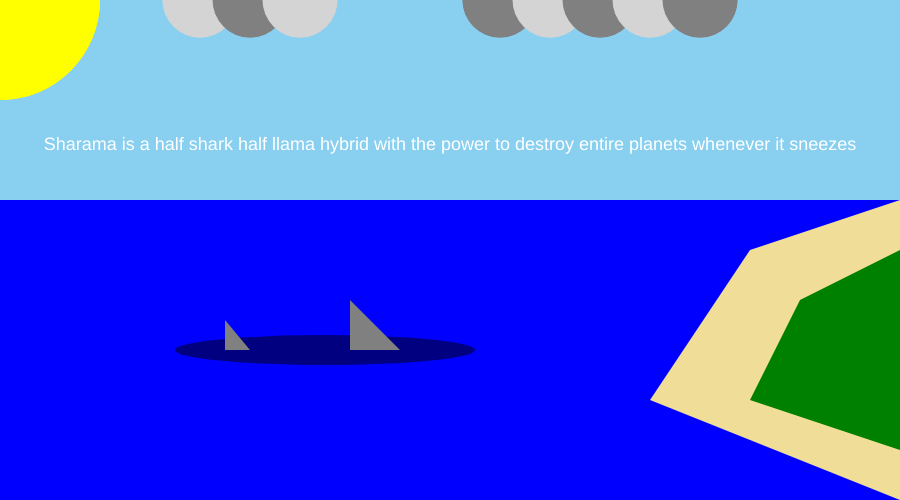
Frame 1 (no input)
Frame 60 (no input): identical to frame 1, image omitted
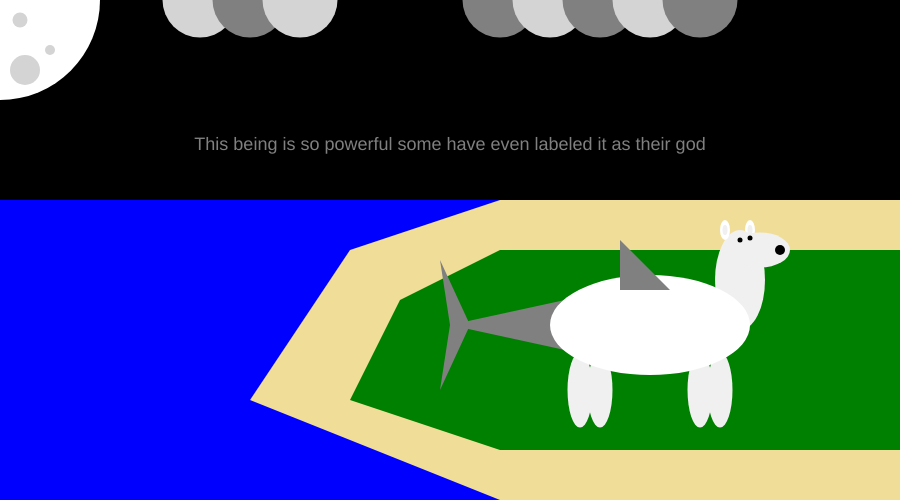
Frame 120 (the mouse pressed at the canvas centre since frame 60)

The p5.js sketch that drew these frames (run headless with seeded random() and noise() and a simulated clock; from frame 60 on, the mouse is pressed at the canvas centre):

// p5.js sketch
// ── sketch.js
function setup() {
  createCanvas(900, 500);
  textAlign(CENTER);
  noStroke()
}

function draw() {
  background('#89cff0');
  fill('white')
  textSize(18);
  text("Sharama is a half shark half llama hybrid with the power to destroy entire planets whenever it sneezes", 450, 150)

  fill('blue')
  rect(0, 200, 900, 400)

  fill('yellow')
  ellipse(0, 0, 200, 200)

  fill('#d4d4d4')
  ellipse(200, 0, 75, 75)

  fill('grey')
  ellipse(250, 0, 75, 75)

  fill('#d4d4d4')
  ellipse(300, 0, 75, 75)

  fill('grey')
  ellipse(500, 0, 75, 75)

  fill('#d4d4d4')
  ellipse(550, 0, 75, 75)

  fill('grey')
  ellipse(600, 0, 75, 75)

  fill('#d4d4d4')
  ellipse(650, 0, 75, 75)

  fill('grey')
  ellipse(700, 0, 75, 75)

  fill('#f0dd97')
  quad(650, 400, 750, 250, 900, 200, 900, 500)

  fill('green')
  quad(750, 400, 800, 300, 900, 250, 900, 450)

  fill('navy')
  ellipse(325, 350, 300, 30)

  fill('grey')
  triangle(350, 350, 350, 300, 400, 350)

  push()
    fill('grey')
  translate(-25, 0)
  triangle(250, 350, 250, 320, 275, 350)
  pop()

  if (mouseIsPressed) {

  background('black');


  textSize(18);
  text("This being is so powerful some have even labeled it as their god", 450, 150)

  fill('blue')
  rect(0, 200, 900, 400)

  fill('white')
  ellipse(0, 0, 200, 200)

  fill('#d4d4d4')
  ellipse(20, 20, 15, 15)

      fill('#d4d4d4')
  ellipse(25, 70, 30, 30)

    fill('#d4d4d4')
  ellipse(50, 50, 10, 10)

  fill('#d4d4d4')
  ellipse(200, 0, 75, 75)

  fill('grey')
  ellipse(250, 0, 75, 75)

  fill('#d4d4d4')
  ellipse(300, 0, 75, 75)

  fill('grey')
  ellipse(500, 0, 75, 75)

  fill('#d4d4d4')
  ellipse(550, 0, 75, 75)

  fill('grey')
  ellipse(600, 0, 75, 75)

  fill('#d4d4d4')
  ellipse(650, 0, 75, 75)

  fill('grey')
  ellipse(700, 0, 75, 75)

  fill('#f0dd97')
  quad(250, 400, 350, 250, 500, 200, 500, 500)
  rect(500, 200, 500, 450)

  fill('green')
  quad(350, 400, 400, 300, 500, 250, 500, 450)
  rect(500, 250, 500, 200)

  fill('white')
  fill(255)
  ellipse(750, 230, 10, 20)
  fill(240)
  ellipse(580, 390, 25, 75)
  ellipse(600, 390, 25, 75)
  ellipse(700, 390, 25, 75)
  fill(240)
  ellipse(720, 390, 25, 75)
  ellipse(740, 280, 50, 100)
  ellipse(760, 250, 60, 35)
  fill(255)
  ellipse(725, 230, 10, 20)
  fill(240)
  ellipse(725, 230, 5, 10)
  ellipse(750, 230, 5, 10)
  ellipse(760, 250, 50, 25)
  fill(0)
  ellipse(740, 240, 5, 5)
  ellipse(750, 238, 5, 5)
  ellipse(780, 250, 10, 10)
  fill('grey')
  triangle(565, 300, 565, 350, 450, 325)
  triangle(450, 325, 440, 390, 470, 325)
  triangle(450, 325, 440, 260, 470, 325)
  fill('white')
  ellipse(650, 325, 200, 100)



  push()
    fill('grey')
  translate(270, -60)
  triangle(350, 350, 350, 300, 400, 350)
  pop()
  }
  else {
      fill('blue')
  rect(0, 200, 900, 400)

  fill('yellow')
  ellipse(0, 0, 200, 200)

  fill('#d4d4d4')
  ellipse(200, 0, 75, 75)

  fill('grey')
  ellipse(250, 0, 75, 75)

  fill('#d4d4d4')
  ellipse(300, 0, 75, 75)

  fill('grey')
  ellipse(500, 0, 75, 75)

  fill('#d4d4d4')
  ellipse(550, 0, 75, 75)

  fill('grey')
  ellipse(600, 0, 75, 75)

  fill('#d4d4d4')
  ellipse(650, 0, 75, 75)

  fill('grey')
  ellipse(700, 0, 75, 75)

  fill('#f0dd97')
  quad(650, 400, 750, 250, 900, 200, 900, 500)

  fill('green')
  quad(750, 400, 800, 300, 900, 250, 900, 450)

  fill('navy')
  ellipse(325, 350, 300, 30)

  fill('grey')
  triangle(350, 350, 350, 300, 400, 350)

  push()
    fill('grey')
  translate(-25, 0)
  triangle(250, 350, 250, 320, 275, 350)
  pop()
  }
}
